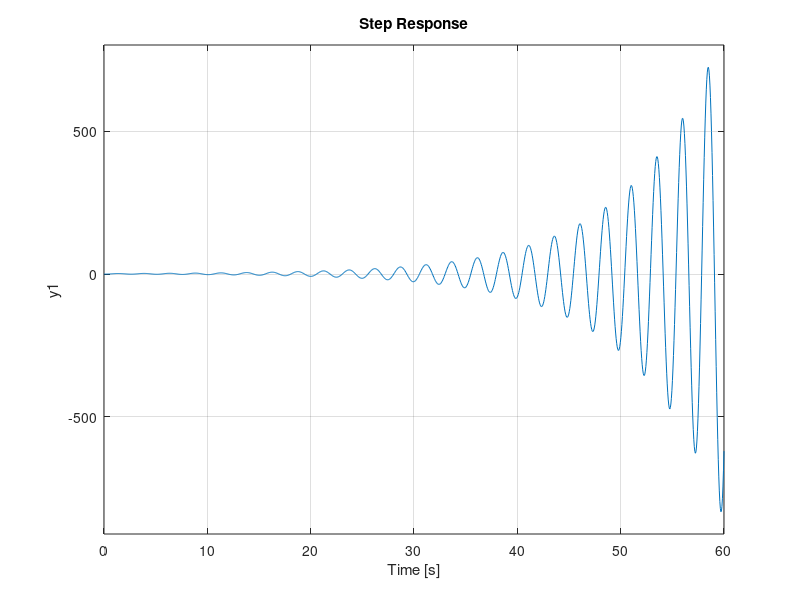

Source code (MATLAB): (Note: this script raises an error after producing the figure.)
clc;
clear;
close all;

s=tf('s');
gp = 8/(s*(1+s)*(1+0.2*s))
figure(1)
step(feedback(gp,1))
stepinfo(feedback(gp,1))
figure(2)
bode(gp)
margin(gp)
[m_r,w_r] = getPeakGain(feedback(gp,1))

gc = (1+5*s)/(1 + 40*s)
gt = gp*gc
figure(3)
step(feedback(gt,1))
stepinfo(feedback(gt,1))
figure(4)
bode(gt)
margin(gt)
[m_r_cont,w_r_cont] = getPeakGain(feedback(gt,1))
